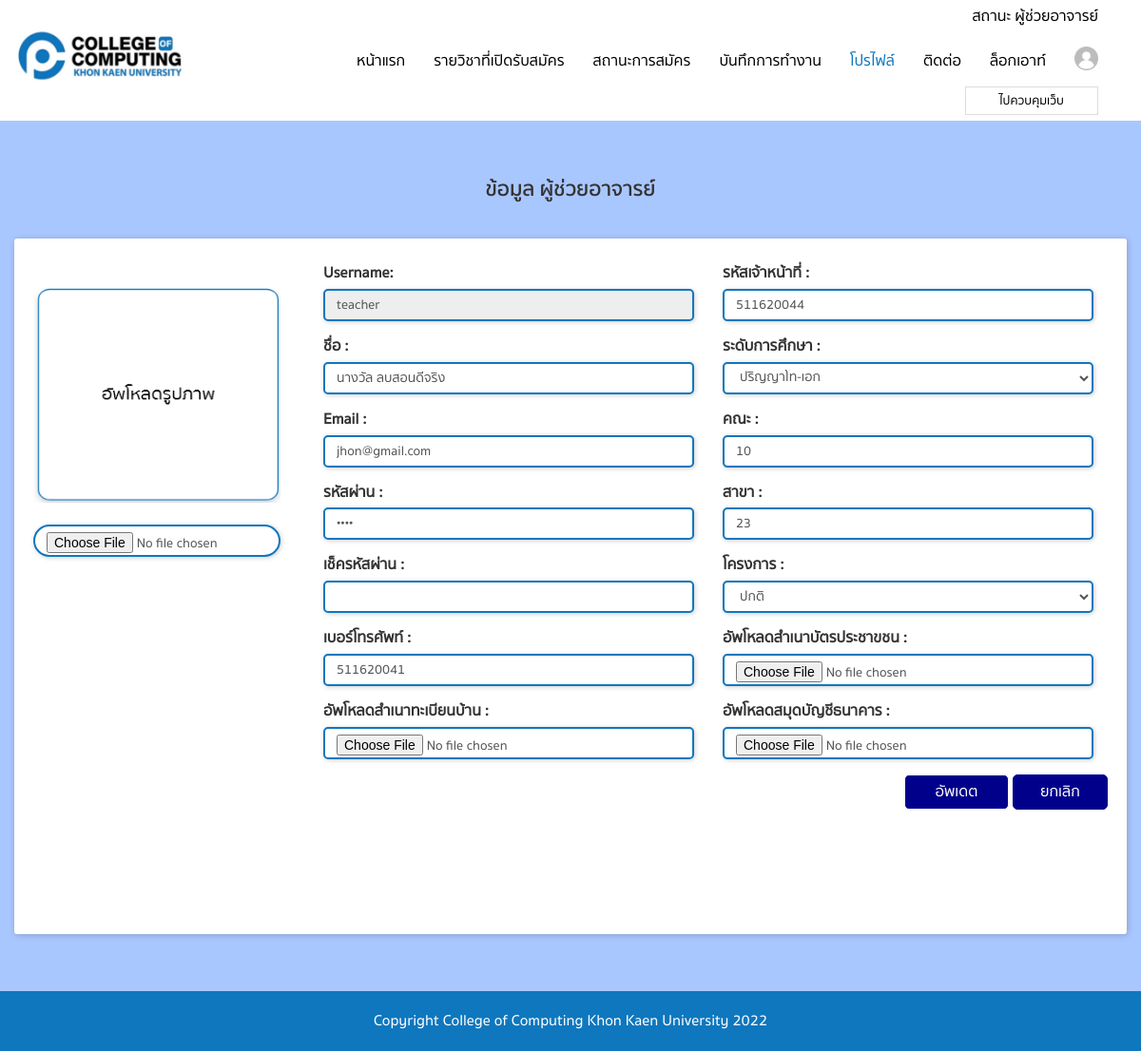
Page /steacher/profile.php (signed in) on the committed database.
### tables this page shows
CREATE TABLE `member` (
  `pk` int(11) NOT NULL,
  `name` text NOT NULL,
  `email` text NOT NULL,
  `telphone` text NOT NULL,
  `address` text NOT NULL,
  `username` text NOT NULL,
  `password` text NOT NULL,
  `status` text NOT NULL,
  `img` text NOT NULL,
  `name2` text NOT NULL,
  `codestudent` text NOT NULL,
  `subject` text NOT NULL,
  `major` text NOT NULL,
  `major2` text NOT NULL,
  `major3` text NOT NULL,
  `img2` text NOT NULL,
  `img3` text NOT NULL,
  `img4` text NOT NULL
);

### steacher/profile.php (the view, shortened to what this page needs)
<?php
include('header.php');
?>
<div id="wrapper" class="container">
  <h1 id="page-title"> ข้อมูล ผู้ช่วยอาจารย์  </h1>
  <div class="row">
  <div class="row">
    <div class="col-md-12">
      <div class="announce-item">
        <?php
			$sql = "SELECT * FROM member Where  pk = '". $_SESSION["UserID3"] ."' ";
			$query = mysqli_query($objCon,$sql);
			while($objResult = mysqli_fetch_array($query))
			{
				$name = $objResult["name"];
				$telphone = $objResult["telphone"];
				$email = $objResult["email"];
				$username = $objResult["username"];
				$password = $objResult["password"];
				$img = $objResult["img"];
				$codestudent = $objResult["codestudent"];
				$subject = $objResult["subject"];
				$major = $objResult["major"];
				$major2 = $objResult["major2"];
				$major3 = $objResult["major3"];
			}
		?>
      <form role="form" name="frmMain" method="post" action="save_profile_update.php" enctype="multipart/form-data" onsubmit="return validateForm()"   >
     	  <div class="row">
    		<div class="col-md-3">
			 <br>
			<?php
				if(empty($img)){
					$show_img2 = "../images/up.png";
				}else{
					$show_img2 = "../img/".$img;
				}
			?>
			<img id="blah" src="<?php echo $show_img2 ?>" alt="your image" width="150px;" style="height: 230px;" />
			 <Br>
			 <Br>
			<input type="file"  name="img" onchange="readURL(this);"  class="form-control"  />
        	</div>
    		<div class="col-md-9">
            <div class="col-md-6">
                <div class="form-group">
                    <label for="username">Username:</label>
                    <input type="text" class="form-control" id="username" name="username" required="" value="<?php echo $username; ?>" readonly  style="border-radius: 5px;"  >
                </div>
            </div>
            <div class="col-md-6">
                <div class="form-group">
                    <label for="username"> รหัสเจ้าหน้าที่ : </label>
                    <input type="text" class="form-control" id="codestudent" name="codestudent" required="" value="<?php echo $codestudent; ?>"     style="border-radius: 5px;"  >
                </div>
            </div>
            <div class="col-md-6">
                <div class="form-group">
                    <label for="name"> ชื่อ :</label>
                    <input type="text" class="form-control" id="name" name="name" required="" value="<?php echo $name; ?>" style="border-radius: 5px;" >
                </div>
            </div>
            <div class="col-md-6">
                <div class="form-group">
                    <label for="username"> ระดับการศึกษา : </label>
                    <select class="form-control" id="subject" name="subject" required   style="border-radius: 5px;"    >
					  <?php
						$sql = "SELECT * FROM drop_subject where name = '".$subject."' order by pk asc  ";
						$query = mysqli_query($objCon,$sql);
						while($objResult = mysqli_fetch_array($query))
						{
						?>
					<option value="<?php echo $objResult["name"]; ?>"><?php echo $objResult["name"]; ?></option>
					<?php
						}
						?>
				  </select>
                </div>
            </div>
            <div class="col-md-6">
                <div class="form-group">
                    <label for="email"> Email : </label>
                    <input type="email" class="form-control" id="email" name="email" required="" value="<?php echo $email; ?>"  style="border-radius: 5px;" >
                </div>
            </div>
            <div class="col-md-6">
                <div class="form-group">
                    <label for="address"> คณะ : </label>
                    <input type="text" class="form-control" id="major3" name="major3" required="" value="<?php echo $major3; ?>"  style="border-radius: 5px;"  >
                </div>
            </div>
            <div class="col-md-6">
                <div class="form-group">
                    <label for="password"> รหัสผ่าน : </label>
                    <input type="password" class="form-control" id="password" name="password" required="" value="<?php echo $password; ?>"  style="border-radius: 5px;"  >
                </div>
            </div>
            <div class="col-md-6">
                <div class="form-group">
                    <label for="address"> สาขา : </label>
                    <input type="text" class="form-control" id="major" name="major" required="" value="<?php echo $major; ?>"  style="border-radius: 5px;"  >
                </div>
            </div>
            <div class="col-md-6">
                <div class="form-group">
                    <label for="phone"> เช็ครหัสผ่าน : </label>
                    <input type="password" class="form-control" id="repassword" name="repassword" required="" value=""  style="border-radius: 5px;"  >
                </div>
            </div>
               <div class="col-md-6">
                <div class="form-group">
                    <label for="address"> โครงการ : </label>
                    <select class="form-control" id="major2" name="major2" required   style="border-radius: 5px;"      >
						<?php
						$sql = "SELECT * FROM drop_type where name != '".$major2."' order by pk asc  ";
						$query = mysqli_query($objCon,$sql);
						while($objResult = mysqli_fetch_array($query))
						{
						?>
					<option value="<?php echo $objResult["name"]; ?>"><?php echo $objResult["name"]; ?></option>
					<?php
						}
						?>
				  </select>
                </div>
            </div>
            <div class="col-md-6">
                <div class="form-group">
                    <label for="address"> เบอร์โทรศัพท์ : </label>
                    <input type="text" class="form-control" id="telphone" name="telphone" required="" value="<?php echo $telphone; ?>"  style="border-radius: 5px;"  >
                </div>
            </div>
            <div class="col-md-6">
                <div class="form-group">
                    <label for="address"> อัพโหลดสำเนาบัตรประชาขชน  : </label>
					<input type="file"  name="img2"  class="form-control"   style="border-radius: 5px;" />
                </div>
            </div>
            <div class="col-md-6">
                <div class="form-group">
                    <label for="address"> อัพโหลดสำเนาทะเบียนบ้าน  : </label>
					<input type="file"  name="img3"  class="form-control"  style="border-radius: 5px;"  />
                </div>
            </div>
            <div class="col-md-6">
                <div class="form-group">
                    <label for="address"> อัพโหลดสมุดบัญชีธนาคาร  : </label>
					<input type="file"  name="img4"  class="form-control"   style="border-radius: 5px;" />
                </div>
            </div>
            <div class="col-md-6"> </div>
        	</div>
        </div>
		<div class="row">
		<div class="col-md-12 " align="right">
		<div class="form-group">
			 <button type="submit" class="btn btn-primary" style="background-color: #00008B; border-radius: 5px; width: 110px; border-color: white; "> <font color="white" size="3px" class="serif">   อัพเดต </font> </button>
			<a href="staff.php">
			<button type="button" class="btn btn-danger"  style="background-color: #00008B; border-radius: 5px; width: 100px; border-color: white; border: 1px solid #00008B; "> <font color="white" size="3px" class="serif"> ยกเลิก  </font> </button>
			</a>
		</div>
		</div>
		</div>
		</form>
		<br><br><bR><br>
	</div>
	</div>
	</div>
  </div>
</div>
<?php
include('footer.php');
?>

### steacher/css/style.css (style rules this page uses)
html, body { font-family: sukhumvit; font-size: 16px; }
* { box-sizing: border-box; }
h1, h2, h3, h4, h5, h6, strong { font-family: sukhumvit-bold; }
img { width: 100%; }
.btn { border-radius: 3px; min-width: 52px; }
.btn-primary, .btn-primary:hover, .btn-primary:active { color: var(--white-color); background-color: var(--main-color); border-color: var(--main-color); }
.btn-danger, .btn-danger:hover, .btn-danger:active { color: var(--white-color); background-color: rgb(252,96,91); border-color: rgb(252,96,91); }
.form-control { border-radius: 50px; border: 2px solid var(--main-color); box-shadow: 1px 1px 5px rgb(0 0 0 / 20%); }
#main-page { background-color: var(--second-color); }
#wrapper { min-height: 100vh; margin-top: 40px; margin-bottom: 40px; }
#page-title { text-align: center; font-size: 22px; font-family: sukhumvit-bold; margin-bottom: 40px; }
.announce-item { background-color: #fff; padding: 25px 20px; border-radius: 3px; box-shadow: 1px 1px 7px rgb(0 0 0 / 20%); margin-bottom: 20px; }
:root { --main-color: rgb(15,119,190); --second-color: rgb(229,245,255); --white-color: rgb(255,255,255); --black-color: rgb(0,0,0); }

### rows in the picture
member: username "teacher", codestudent "511620044", name "นางวัล ลบสอนดีจริง", email "jhon@gmail.com", major3 "10", major "23", telphone "511620041"

### other values in the picture
form field subject "ปริญญาโท-เอก"
form field major2 "ปกติ"
